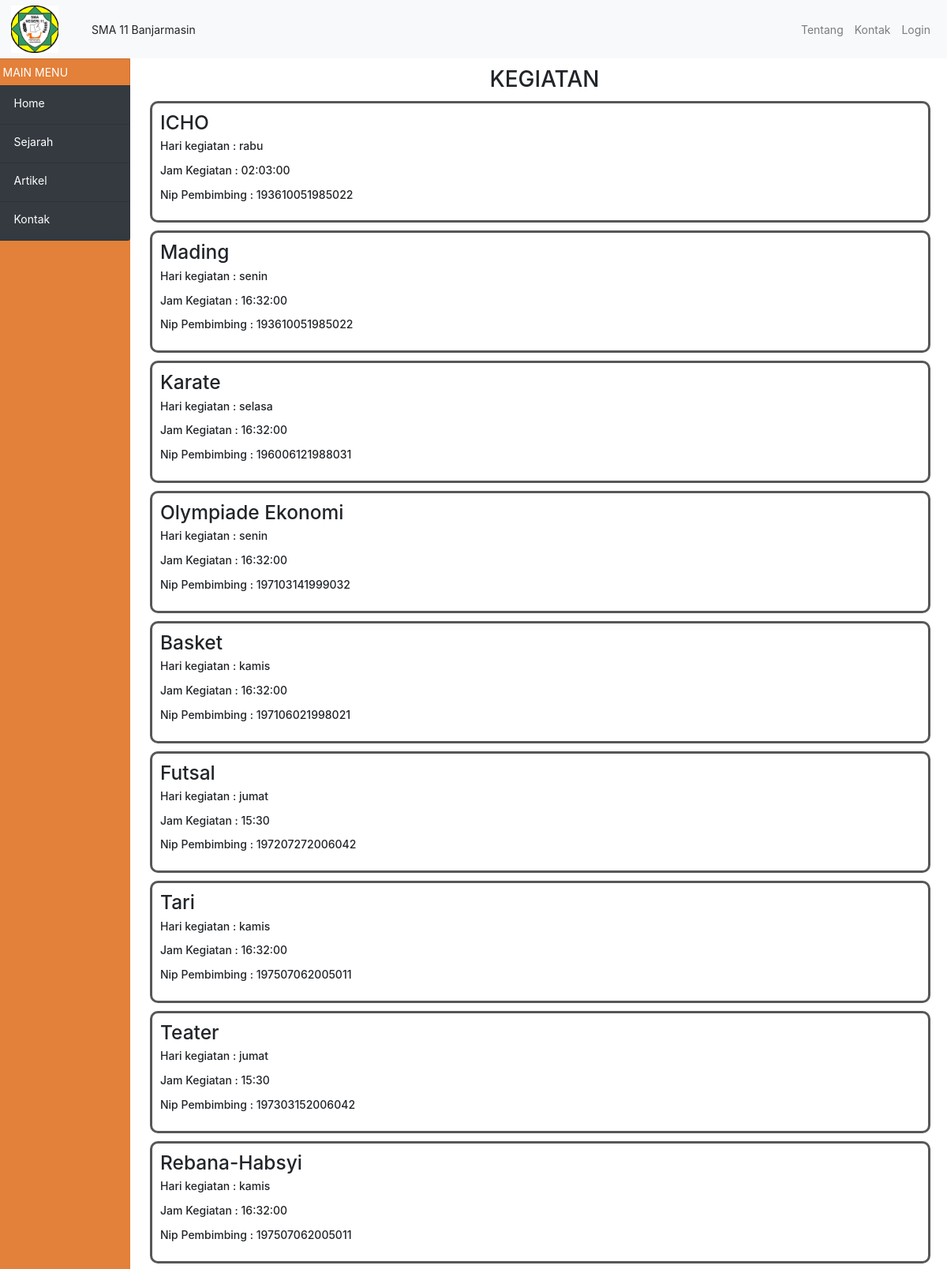
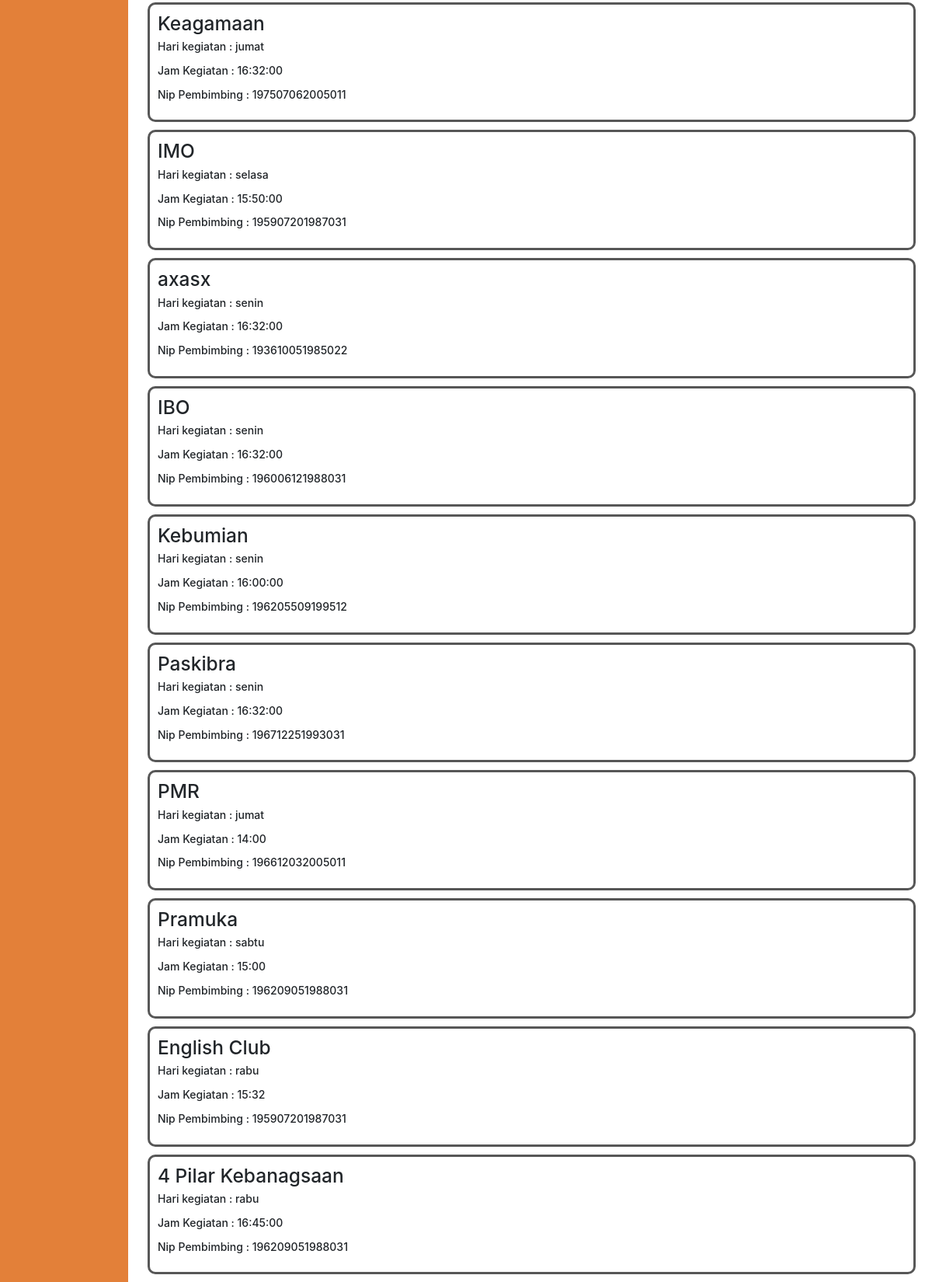
The page /?view=artikel-kegiatan on the database its author committed (2 pictures, top to bottom).
### tables this page shows
CREATE TABLE `kegiatan` (
  `kd_kegiatan` varchar(50) NOT NULL,
  `nama_kegiatan` varchar(50) NOT NULL,
  `hari_kegiatan` varchar(10) NOT NULL,
  `jam_kegiatan` varchar(50) NOT NULL,
  `nip` bigint(255) NOT NULL
);

CREATE TABLE `guru` (
  `nip` varchar(15) NOT NULL,
  `nama_guru` varchar(50) NOT NULL,
  `jk_guru` varchar(25) NOT NULL,
  `gol` varchar(15) NOT NULL,
  `bidang_studi` varchar(50) NOT NULL,
  `status` varchar(15) NOT NULL
);

### models/admin.php (called while the page is built, shortened)
<?php
class Admin
{
  private $mysqli;
  function __construct($mysqli)
  {
    $this->mysqli = $mysqli;
  }
  function show_kegiatan()
  {
    $db    = $this->mysqli->conn;
    $query = $db->query(" SELECT * FROM kegiatan INNER JOIN guru WHERE kegiatan.nip = guru.nip");
    return $query;
  }
}
?>

### view/artikel/artikel-kegiatan.php (the view, shortened to what this page needs)
<center>
<div class="header-hal">
  <h2>
    KEGIATAN
  </h2>
    <?php
    $data = $objAdmin->show_kegiatan();
    while ( $a = $data->fetch_object()) { ?>
      <div class="menu-utama menu1">
        <h3><?=$a->nama_kegiatan ?></h3>
        <p>
          Hari kegiatan : <?=$a->hari_kegiatan ?> <br>
        </p>
        <p>
          Jam Kegiatan : <?=$a->jam_kegiatan ?><br>
        </p>
        <p>
          Nip Pembimbing : <?=$a->nip ?> <br>
        </p>
      </div>
    <?php } ?>
</div>
</center>

### assets/css/home.css (style rules this page uses)
.header-hal { width: 100%; text-align: center; margin-top: 10px; }

### view/artikel/artikel-kegiatan.php (style rules this page uses)
.menu-utama { margin: 10px; font-size: 1.5em; width: 97%; text-align: justify; border-radius: 10px 10px; border-color: #575757; border-style: solid; padding: 10px; }

### index.php (style rules this page uses)
* { font-size: 14px; }

### rows shown on the page
kegiatan: nama_kegiatan "ICHO", hari_kegiatan "rabu", jam_kegiatan "02:03:00", guru.nip "193610051985022"
kegiatan: nama_kegiatan "Mading", hari_kegiatan "senin", jam_kegiatan "16:32:00", guru.nip "193610051985022"
kegiatan: nama_kegiatan "Karate", hari_kegiatan "selasa", jam_kegiatan "16:32:00", guru.nip "196006121988031"
kegiatan: nama_kegiatan "Olympiade Ekonomi", hari_kegiatan "senin", jam_kegiatan "16:32:00", guru.nip "197103141999032"
kegiatan: nama_kegiatan "Basket", hari_kegiatan "kamis", jam_kegiatan "16:32:00", guru.nip "197106021998021"
kegiatan: nama_kegiatan "Futsal", hari_kegiatan "jumat", jam_kegiatan "15:30", guru.nip "197207272006042"
kegiatan: nama_kegiatan "Tari", hari_kegiatan "kamis", jam_kegiatan "16:32:00", guru.nip "197507062005011"
kegiatan: nama_kegiatan "Teater", hari_kegiatan "jumat", jam_kegiatan "15:30", guru.nip "197303152006042"
kegiatan: nama_kegiatan "Rebana-Habsyi", hari_kegiatan "kamis", jam_kegiatan "16:32:00", guru.nip "197507062005011"
kegiatan: nama_kegiatan "Keagamaan", hari_kegiatan "jumat", jam_kegiatan "16:32:00", guru.nip "197507062005011"
kegiatan: nama_kegiatan "IMO", hari_kegiatan "selasa", jam_kegiatan "15:50:00", guru.nip "195907201987031"
kegiatan: nama_kegiatan "axasx", hari_kegiatan "senin", jam_kegiatan "16:32:00", guru.nip "193610051985022"
kegiatan: nama_kegiatan "IBO", hari_kegiatan "senin", jam_kegiatan "16:32:00", guru.nip "196006121988031"
kegiatan: nama_kegiatan "Kebumian", hari_kegiatan "senin", jam_kegiatan "16:00:00", guru.nip "196205509199512"
kegiatan: nama_kegiatan "Paskibra", hari_kegiatan "senin", jam_kegiatan "16:32:00", guru.nip "196712251993031"
kegiatan: nama_kegiatan "PMR", hari_kegiatan "jumat", jam_kegiatan "14:00", guru.nip "196612032005011"
kegiatan: nama_kegiatan "Pramuka", hari_kegiatan "sabtu", jam_kegiatan "15:00", guru.nip "196209051988031"
kegiatan: nama_kegiatan "English Club", hari_kegiatan "rabu", jam_kegiatan "15:32", guru.nip "195907201987031"
kegiatan: nama_kegiatan "4 Pilar Kebanagsaan", hari_kegiatan "rabu", jam_kegiatan "16:45:00", guru.nip "196209051988031"
